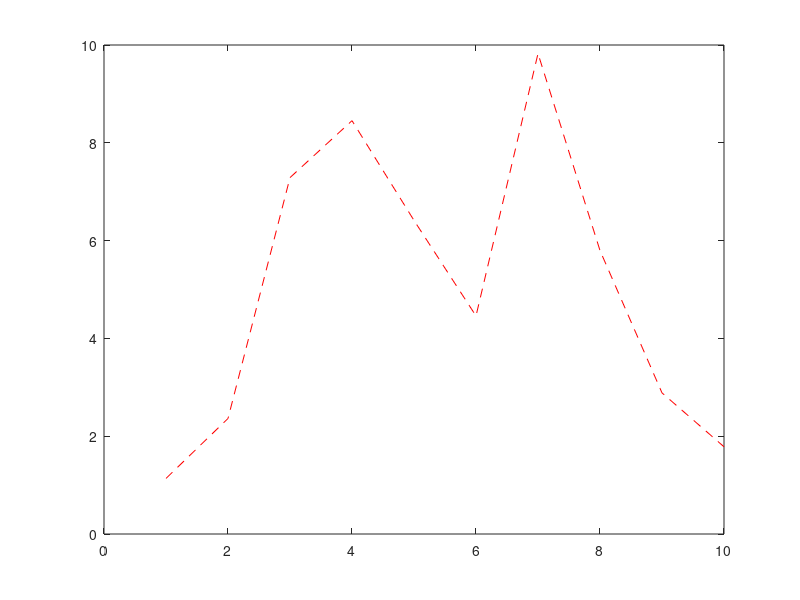

The MATLAB source for this figure:
function res = matrix_processor()
    A = rand(20, 10);
    B = A * 10;
    C = B(4,:) + A(2,:);
    plot(C, 'r--');
    res = C;